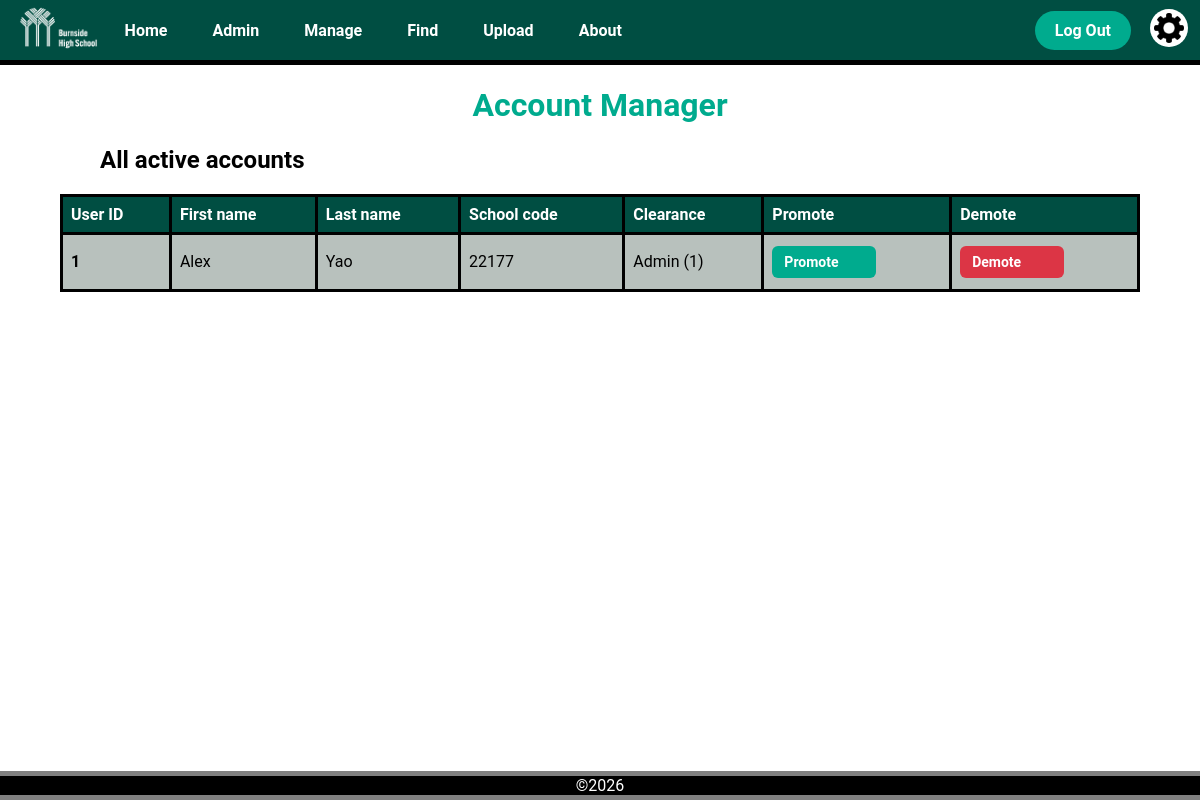
The app's page /account_manager (signed in), older data.
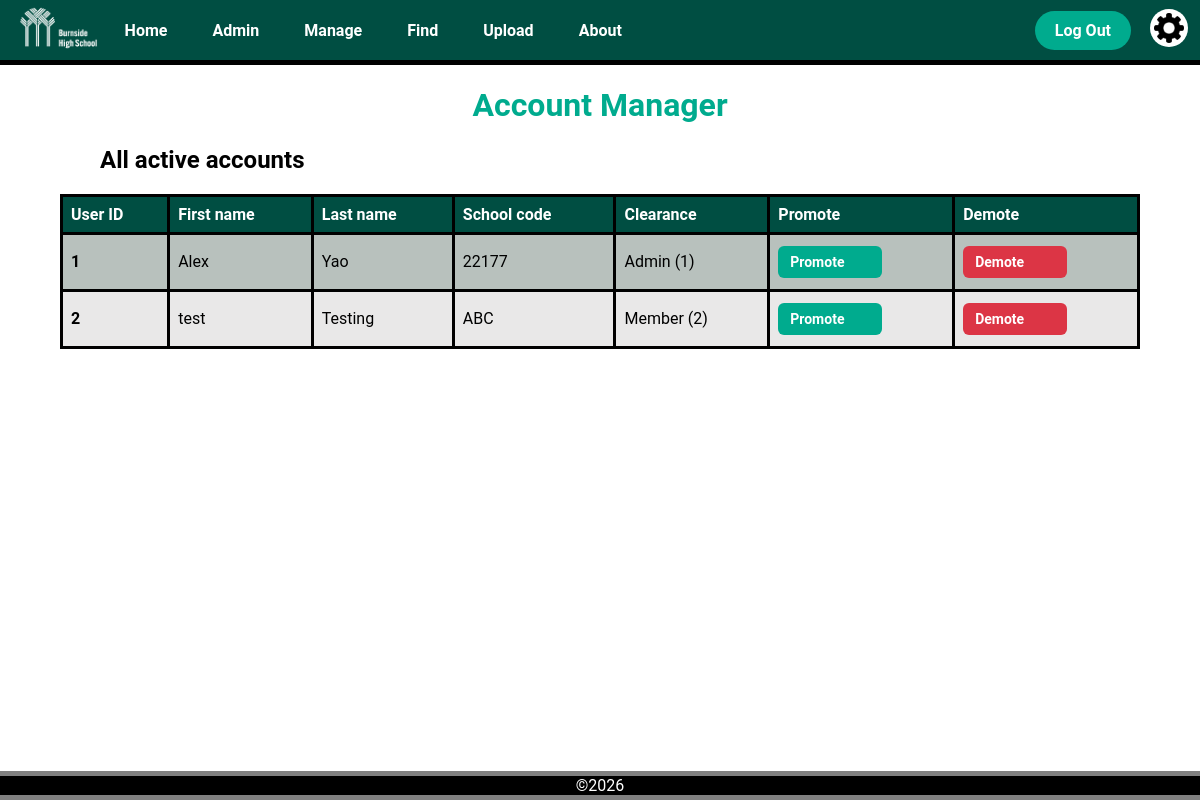
The same page, newer data.
### app.py (models this page shows, shortened)
class User(db.Model, UserMixin):
    __tablename__ = 'user'
    user_id = db.Column(db.Integer, primary_key=True)
    first_name = db.Column(db.String(50), nullable=False)
    last_name = db.Column(db.String(50), nullable=False)
    password = db.Column(db.String(128), nullable=False)
    school_code = db.Column(db.String(20), nullable=False, unique=True)
    clearance = db.Column(db.Integer, default=2)

### app.py (the view)
@app.route('/account_manager')
@login_required
def account_manager():
    if current_user.clearance > 1:   # Clearance check, Admins only
            return render_template('error.html',
                                   title='Access Forbidden',
                                   error_title='Forbidden',
                                   error_message='You do not have permission to access this page')
    users = User.query.all()
    return render_template('account_manager.html',
                           title='Account Manager',
                           users=users)

### app.py (called while the page is built)
@login_manager.user_loader
def load_user(user_id):
    return User.query.get(int(user_id))

@app.context_processor
def inject_variables():
    return dict(show_footer=True,
                logged_in = current_user.is_authenticated,
                current_user_clearance = session.get('clearance'),
                min_time = "2026-01-01T00:00",
                current_time = datetime.now().strftime("%Y-%m-%dT%H:%M")
                )

@app.before_request
def before_request():
    if request.endpoint in ['logout', 'static']:
        return
    if current_user.is_authenticated is True and current_user.clearance == 4:
        return render_template("error.html",
                                    title="Forbidden",
                                    error_title="Your account has been disabled",
                                    error_message="Please contact an admin")

### templates/account_manager.html (shortened to what this page needs)
{% extends "layout.html" %}
{% block content %}
<h1 class="title">
    Account Manager
</h1>
<table class="item_info_table">
  <h2 class="sub_heading">All active accounts</h2>
    <tr>
      <th class="item_info_header">User ID</th>
      <th class="item_info_header">First name</th>
      <th class="item_info_header">Last name</th>
      <th class="item_info_header">School code</th>
      <th class="item_info_header">Clearance</th>
      <th class="item_info_header">Promote</th>
      <th class="item_info_header">Demote</th>
    </tr>
    {% for user in users %}
    <tr class="item_info_row">
      <th>{{user.user_id}}</th>
      <td>{{user.first_name}}</td>
      <td>{{user.last_name}}</td>
      <td>{{user.school_code}}</td>
      <td>
        {% if user.clearance == 0 %}
            Owner (0)
        {% elif user.clearance == 1 %}
            Admin (1)
        {% elif user.clearance == 2 %}
            Member (2)
        {% elif user.clearance == 3 %}
            Disabled (3)
        {% endif %}
      </td>
      <td class="edit_item_button"><a class="match_button" href="/promote/{{user.user_id}}">Promote</a></td>
      <td class="edit_item_button"><a class="delete_button" href="/demote/{{user.user_id}}">Demote</a></td>
    </tr>
    {% endfor %}
</table>
{% endblock %}

Row changes from the older to the newer data that the page shows:
added User: user_id "2", first_name "test", last_name "Testing", school_code "ABC", clearance "Member (2)"
